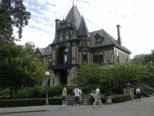
#> input picture onC/3/lcastle.gif, 154 x 116 px
$ python myPIL.py
#> lines starting #> are read from the running program, lines starting #| are printed output that depends on the picture
from PIL import Image

im = Image.open("lcastle.gif")
#> im is the input picture: PIL image 154x116 P; mean R, G, B 114.7, 118.9, 112.4
im.show()
im.rotate(45).show()
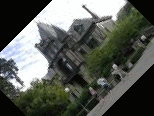
#> shown: PIL image 154x116 P; mean R, G, B 88.8, 92.6, 86.4
